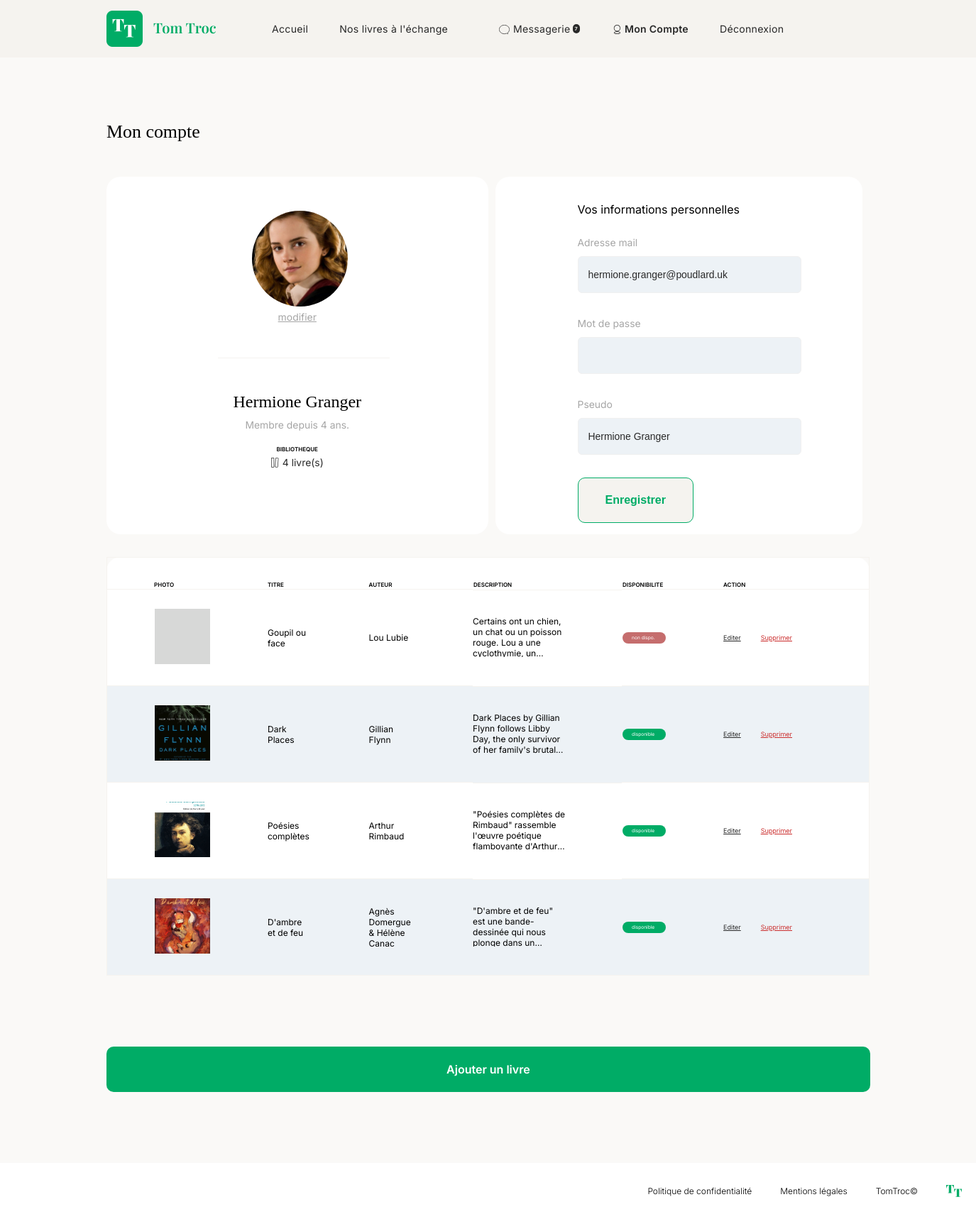
The app's page /index.php?action=account (signed in) with its own data.
### tables this page shows
CREATE TABLE `Users` (
  `id` int(11) NOT NULL,
  `login` varchar(100) NOT NULL,
  `email` varchar(100) NOT NULL,
  `password` varchar(250) NOT NULL,
  `picture` varchar(255) DEFAULT NULL,
  `inscription` date DEFAULT NULL
);

CREATE TABLE `Books` (
  `id` int(11) NOT NULL,
  `title` varchar(255) NOT NULL,
  `author` varchar(100) NOT NULL,
  `cover` varchar(255) DEFAULT NULL,
  `description` text NOT NULL,
  `disponibility` tinyint(1) NOT NULL,
  `user_id` int(11) NOT NULL
);

### views/View.php (called while the page is built, shortened)
<?php
class View
{
    public function render(string $viewName, array $params = []) : void
    {
        $viewPath = $this->buildViewPath($viewName);
        $content = $this->_renderViewFromTemplate($viewPath, $params);
    }
    private function _renderViewFromTemplate(string $viewPath, array $params = []) : string
    {
        if (file_exists($viewPath)) {
            extract($params);
            require($viewPath);
            return ob_get_clean();
        } else {
            throw new Exception("La vue '$viewPath' est introuvable.");
        }
    }
    private function buildViewPath(string $viewName) : string
    {
        return TEMPLATE_VIEW_PATH . $viewName . '.php';
    }
}

### controllers/UserController.php (called while the page is built, shortened)
<?php
class UserController {
    private $userManager;
    public function __construct(UserManager $userManager)
    {
        $this->userManager = $userManager;
    }
    public function showAccount() : void
    {
        $email = $_SESSION['userEmail'];
        $userInfos = $this->userManager->getUserByEmail($email);
        $userBooks = new BookManager;
        $userBooks = $userBooks->getBooksByUser($email);
        $view = new View("Mon compte");
        $view->render("account", ['userInfos' => $userInfos,
        'userBooks' => $userBooks]);
    }
}

### models/AbstractEntityManager.php (called while the page is built, shortened)
<?php
abstract class AbstractEntityManager {
    public function __construct()
    {
        $this->db = DBManager::getInstance();
    }
}

### models/DBManager.php (called while the page is built, shortened)
<?php
class DBManager
{
    private static $instance;
    private $db;
    private function __construct()
    {
        $this->db = new PDO('mysql:host=' . DB_HOST . ';dbname=' . DB_NAME . ';charset=utf8', DB_USER, DB_PASS);
        $this->db->setAttribute(PDO::ATTR_ERRMODE, PDO::ERRMODE_EXCEPTION);
        $this->db->setAttribute(PDO::ATTR_DEFAULT_FETCH_MODE, PDO::FETCH_ASSOC);
    }
    public static function getInstance() : DBManager
    {
        if (!self::$instance) {
            self::$instance = new DBManager();
        }
        return self::$instance;
    }
    public function query(string $sql, ?array $params = null) : PDOStatement
    {
        if ($params == null) {
            $query = $this->db->query($sql);
        } else {
            $query = $this->db->prepare($sql);
            $query->execute($params);
        }
        return $query;
    }
}

### models/UserManager.php (called while the page is built, shortened)
<?php
class UserManager extends AbstractEntityManager
{
    public function getUserByEmail(string $email) : ?User
    {
        $sql = "SELECT * FROM Users WHERE email = :email";
        $result = $this->db->query($sql, ['email' => $email]);
        $user = $result->fetch();
        if ($user) {
            return new User($user);
        }
        return null;
    }
}

### models/AbstractEntity.php (called while the page is built, shortened)
<?php
abstract class AbstractEntity
{
    protected function hydrate(array $data) : void
    {
        foreach ($data as $key => $value) {
            $method = 'set' . str_replace('_', '', ucwords($key, '_'));
        }
    }
}

### models/User.php (called while the page is built, shortened)
<?php
class User extends AbstractEntity
{
    private string $login;
    private string $email;
    private ?string $picture = null;
    private DateTime $inscription;
    public function setLogin(string $login) : void
    {
        $this->login = $login;
    }
    public function getLogin() : string
    {
        return $this->login;
    }
    public function setEmail(string $email) : void
    {
        $this->email = $email;
    }
    public function getEmail() : string
    {
        return $this->email;
    }
    public function setPicture(?string $picture) : void
    {
        if ($picture !== NULL) {
            $this->picture = $picture;
        }
        else {
            $this->picture = '';
        }
    }
    public function getPicture() : ?string
    {
        return $this->picture;
    }
    public function setInscription(string $inscription) : void
    {
        $this->inscription = new DateTime($inscription);
    }
    public function getInscription() : DateTime
    {
        return $this->inscription;
    }
}

### services/Utils.php (called while the page is built, shortened)
<?php
class Utils {
    public static function years(DateTime $date) {
        $currentDate = new DateTime();
        $interval = $date->diff($currentDate);
        return $interval->y;
    }
}

### models/BookManager.php (called while the page is built, shortened)
<?php
class BookManager extends AbstractEntityManager
{
    public function getBooksByUser(string $email) : array
    {
        $sql = "SELECT Books.*, Users.email AS email
        FROM Books
        JOIN Users ON Books.user_id = Users.id
        WHERE Users.email = :email
        ORDER BY Books.id DESC";
        $result = $this->db->query($sql, ['email' => $email]);
        $books = [];
        while ($book = $result->fetch()) {
            $books[] = new Book($book);
        }
        return $books;
    }
}

### config/autoload.php (called while the page is built, shortened)
<?php
spl_autoload_register(function($className) {
    $directories = ['services', 'models', 'controllers', 'views'];
    foreach ($directories as $directory) {
        $filePath = $directory . '/' . $className . '.php';
        if (file_exists($filePath)) {
            return;
        }
    }
});

### models/Book.php (called while the page is built, shortened)
<?php
class Book extends AbstractEntity
{
   protected int $id;
   private int $disponibility;
   private string $title;
   private string $author;
   private ?string $cover;
   private string $description;
   public function setId(int $id) : void
   {
       $this->id = $id;
   }
   public function getId() : int
   {
       return $this->id;
   }
   public function setDisponibility(int $disponibility) : void
   {
       $this->disponibility = $disponibility;
   }
   public function getDisponibility() : int
   {
       return $this->disponibility;
   }
   public function setTitle(string $title) : void
   {
       $this->title = $title;
   }
   public function getTitle() : string
   {
       return $this->title;
   }
   public function setAuthor(string $author) : void
   {
       $this->author = $author;
   }
   public function getAuthor() : string
   {
       return $this->author;
   }
   public function setCover(?string $cover) : void
   {
       if ($cover !== NULL) {
           $this->cover = $cover;
       }
       else {
           $this->cover = '';
       }
   }
   public function getCover() : string
   {
       return $this->cover;
   }
   public function setDescription(string $description) : void
   {
       $this->description = $description;
   }
   public function getDescription() : string
   {
       return $this->description;
   }
}

### views/templates/account.php (the view, shortened to what this page needs)
<div class='userPage'>
    <h3>Mon compte</h3>
    <div class="container">
        <div class="userInfos">
            <?php if ($userInfos->getPicture()): ?>
                <img src="img/users/<?=$userInfos->getPicture()?>" alt="Image de profil de <?=$userInfos->getLogin()?>" width='135'>
                <br>
                <a href="index.php?action=picture">modifier</a>
            <?php else : ?>
                <img src="img/users/default.png" alt="Pas d'image de profil" width="135">
                <br>
                <a href="index.php?action=picture">ajouter une image de profil</a>
            <?php endif; ?>
            <p id="line2"></p>
            <h4><?=$userInfos->getLogin()?></h4>
            <?php if (Utils::years($userInfos->getInscription()) === 0) : ?>
                <p>Membre depuis cette année.</p>
            <?php else : ?>
                <p>Membre depuis <?=Utils::years($userInfos->getInscription())?> ans.</p>
            <?php endif; ?>
            <h5>BIBLIOTHEQUE</h5>
            <div class="library">
                <p><?=count($userBooks)?> livre(s)</p>
            </div>
        </div>
        <div class="userInfos">
            <h3>Vos informations personnelles</h3>
            <form action="index.php?action=updateUser" method="post">
                <label for="email">Adresse mail</label>
                <br>
                <input type="email" name="email" id="email" value="<?=$userInfos->getEmail()?>">
                <br>
                <label for="password">Mot de passe</label>
                <br>
                <input type="password" name="password" id="password">
                <br>
                <label for="login">Pseudo</label>
                <br>
                <input type="text" name="login" id="login" value="<?=$userInfos->getLogin();?>">
                <br>
                <button type="submit">Enregistrer</button>
            </form>
        </div>
    </div>
    <?php if (!empty($userBooks)) : ?>
        <table>
            <thead>
                <tr>
                    <th>
                        PHOTO
                    </th>
                    <th>
                        TITRE
                    </th>
                    <th>
                        AUTEUR
                    </th>
                    <th>
                        DESCRIPTION
                    </th>
                    <th>
                        DISPONIBILITE
                    </th>
                    <th>
                        ACTION
                    </th>
                </tr>
            </thead>
            <tbody>
                <?php foreach ($userBooks as $book) : ?>
                    <tr class="userBook">
                        <td>
                            <?php if ($book->getCover()) :?>
                                <img src="img/covers/<?=$book->getCover()?>" alt="Couverture du livre <?=$book->getTitle()?>" width="78" class="cover">
                            <?php else : ?>
                                <img src="img/covers/default.png" alt="Pas de couverture pour ce livre <?=$book->getTitle()?>" width="78" class="cover">
                            <?php endif; ?>
                        </td>
                        <td><?=$book->getTitle()?></td>
                        <td><?=$book->getAuthor()?></td>
                        <td class="short-description"><?=$book->getDescription()?></td>
                        <?php if ($book->getDisponibility()) : ?>
                            <td>
                                <div class="dispo yes">disponible</div>
                            </td>
                        <?php else : ?>
                            <td>
                                <div class="dispo no">non dispo.</div>
                            </td>
                        <?php endif; ?>
                        <td class="td-links">
                            <div class="links">
                                <a href="index.php?action=bookForm&id=<?=$book->getId()?>">Editer</a>
                                <a href="index.php?action=deleteBook&id=<?=$book->getId()?>" class="delete">Supprimer</a>
                            </div>
                        </td>
                    </tr>
                <?php endforeach;?>
            </tbody>
        </table>
    <?php endif; ?>
    <a href="index.php?action=bookAddForm" class="link-button">Ajouter un livre</a>
</div>

### css/style.css (style rules this page uses)
:root { --black: #292929; --grey-text: #A6A6A6; --clear-grey: #F5F3EF; --green: #00AC66; --white: #FFFFFF; --beige: #FAF9F7; --brown : #C56D6D; --light-grey : #EDF2F6; }
body { margin: 0; color: var(--noir); background-color: var(--clear-grey); font-family: 'Inter', Arial, Helvetica, sans-serif; }
h3 { font-family: 'Playfair Display', 'Times New Roman', Times, serif; font-size: 2em; font-weight: 400; }
.link-button { font-size: 1em; font-weight: 600; color: var(--white); text-decoration: none; background-color: var(--green); padding: 22px 38px; border-radius: 10px; }
.userPage { width: -webkit-fit-content; width: -moz-fit-content; width: fit-content; background-color: var(--beige); padding: 90px 150px 100px 150px; }
.userPage h3 { font-family: 'Playfair Display', 'Times New Roman', Times, serif; font-size: 1.62em; font-weight: 400; margin: 0 0 48px 0; }
.container { display: -webkit-box; display: -ms-flexbox; display: flex; -webkit-box-pack: justify; -ms-flex-pack: justify; justify-content: space-between; }
.userInfos { width: 50%; background-color: var(--white); border-radius: 20px; text-align: center; margin-right: 10px; }
.userInfos img { height: 135px; border-radius: 135px; -o-object-fit: cover; object-fit: cover; margin: 48px 205px 0 205px; }
.userInfos a { font-size: 0.87em; color: var(--grey-text); }
#line2 { margin: 48px 0 48px 157px; padding: 0; width: 242px; height: 0; border-top: 1px solid var(--clear-grey); }
.userInfos h4 { font-family: 'Playfair Display', 'Times New Roman', Times, serif; font-size: 1.5em; font-weight: 400; margin: 0; }
.userInfos p { font-size: 0.87em; color: var(--grey-text); margin: 11px 0 21px 0; }
.userInfos h5 { margin: 0; font-size: 0.5em; font-weight: 600; }
.library { display: -webkit-box; display: -ms-flexbox; display: flex; -webkit-box-pack: center; -ms-flex-pack: center; justify-content: center; -webkit-box-align: center; -ms-flex-align: center; align-items: center; margin: 6px 0 93px 0; }
.library p { margin: 0 0 0 5px; color: var(--black); }
.userInfos h3 { font-family: 'Inter', Arial, Helvetica, sans-serif; font-size: 1em; font-weight: 400; margin: 36px 0 26px 116px; text-align: left; }
.userInfos form { text-align: justify; margin: 0 116px; }
.userInfos label { font-size: 0.87em; color: var(--grey-text); }
.userInfos input { width: 100%; height: 50px; background-color: var(--light-grey); border: 1px solid #F0F0F0; border-radius: 6px; padding: 0 14px; margin: 10px 0 32px 0; color: var(--black); font-size: 0.87em; }
.userInfos button { background-color: var(--clear-grey); font-size: 1em; font-weight: 600; color: var(--green); text-decoration: none; padding: 22px 38px; border: 1px solid var(--green); border-radius: 10px; }
table { margin: 32px 0 100px 0; background-color: var(--white); border: 1px solid var(--clear-grey); border-radius: 20px; border-collapse: collapse; }
th { font-size: 0.5em; font-weight: 600; text-align: left; padding-top: 33px; }
th:first-of-type { padding-left: 66px; }
td { border-top: 1px solid var(--clear-grey); font-size: 0.75em; padding-right: 80px; }
tbody tr:nth-child(even) { background-color: #EDF2F6; }
.cover { height: 78px; -o-object-fit: cover; object-fit: cover; margin: 26px 0 26px 66px; }
.short-description { height: 58px; width: 130px; padding: 36px 80px 0 0; overflow: hidden; -o-text-overflow: ellipsis; text-overflow: ellipsis; display: -webkit-box; -webkit-box-orient: vertical; -webkit-line-clamp: 4; }
.dispo { color: var(--white); font-size: 0.55em; border-radius: 30px; padding: 4px 13px; }
.yes { background-color: var(--green); }
.no { width: 35px; background-color: var(--brown); }
.links { display: -webkit-box; display: -ms-flexbox; display: flex; font-size: 0.75em; }
.links a { color: var(--black); padding-right: 28px; }
.links .delete { color: #CB2D2D; }
.userPage .link-button { display: block; width: 93%; text-align: center; margin-top: 50px; }

### records on screen
users: picture (picture), login "Hermione Granger", inscription "4", email "hermione.granger@poudlard.uk"
books: title "Goupil ou face", author "Lou Lubie", description "Certains ont un chien, un chat ou un poisson rouge. Lou a une cyclothymie,…", disponibility "non dispo."
books: cover (picture), title "Dark Places", author "Gillian Flynn", description "Dark Places by Gillian Flynn follows Libby Day, the only survivor of her family's…", disponibility "disponible"
books: cover (picture), title "Poésies complètes", author "Arthur Rimbaud", description "\"Poésies complètes de Rimbaud\" rassemble l'œuvre poétique flamboyante…", disponibility "disponible"
books: cover (picture), title "D'ambre et de feu", author "Agnès Domergue & Hélène Canac", description "\"D'ambre et de feu\" est une bande-dessinée qui nous plonge dans…", disponibility "disponible"

### other values on screen
$_SESSION['conversations'] "7"
count($userBooks) "4"
